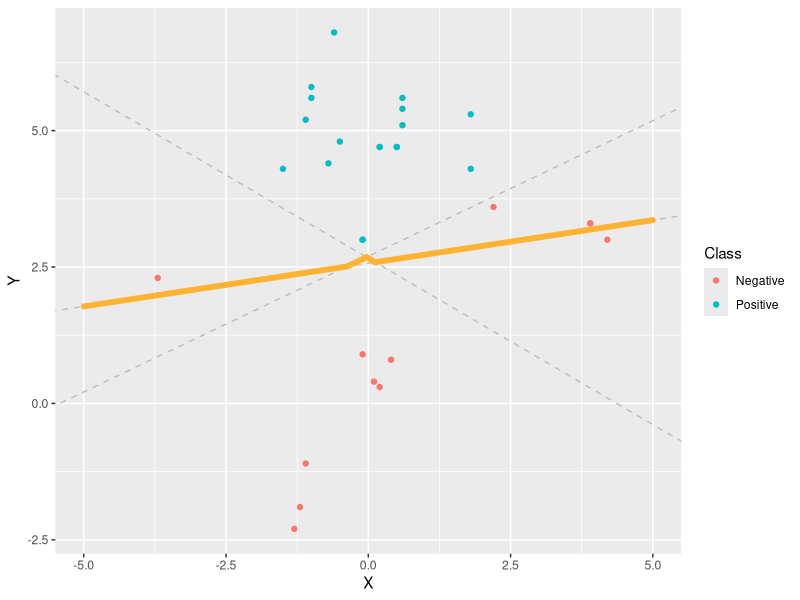

This chart was generated by the following R code:
#!/usr/bin/Rscript

library("ggplot2")

png(file="plot.png", units="in", width=8, height=6, res=300)
#pdf(file="plot.pdf")

# Plot training points
pos <- read.table("data/positive.dat", col.names = c("X", "Y"))
neg <- read.table("data/negative.dat", col.names = c("X", "Y"))

pos["Class"] <- "Positive" # 2 = black
neg["Class"] <- "Negative" # 4 = blue

points <- rbind(pos, neg)

p <- qplot(X, Y, data=points, colour=Class)

# Plot classifiers
classifiers <- read.table("data/classifiers.dat", col.names = c("s", "yi"))
p <- p + geom_abline(data=classifiers, mapping=aes(slope=s, intercept=yi),
                     colour="grey", linetype="dashed")

# Plot 
segs <- read.table("data/segments.dat",
                   col.names = c("X1", "Y1", "X2", "Y2", "Bound"))

# Draw bagging classifier decision boundary
p + geom_segment(
    data=segs,
    mapping=aes(
        x=X1,
        y=Y1,
        xend=X2,
        yend=Y2
    ),
    colour=rgb(100/100, 70/100, 20/100),
    size=2,
    lineend="round"
)

dev.off()
